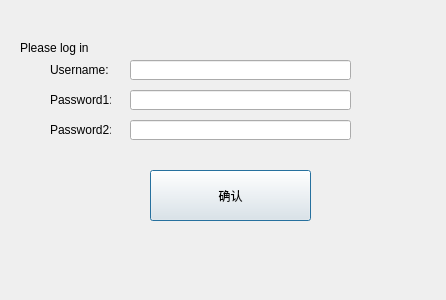
<?xml version="1.0" encoding="UTF-8"?>
<ui version="4.0">
 <class>Dialog</class>
 <widget class="QDialog" name="Dialog">
  <property name="geometry">
   <rect>
    <x>0</x>
    <y>0</y>
    <width>446</width>
    <height>300</height>
   </rect>
  </property>
  <property name="windowTitle">
   <string>Dialog</string>
  </property>
  <widget class="QLineEdit" name="lineEdit">
   <property name="geometry">
    <rect>
     <x>130</x>
     <y>60</y>
     <width>221</width>
     <height>20</height>
    </rect>
   </property>
  </widget>
  <widget class="QLineEdit" name="lineEdit_2">
   <property name="geometry">
    <rect>
     <x>130</x>
     <y>90</y>
     <width>221</width>
     <height>20</height>
    </rect>
   </property>
  </widget>
  <widget class="QLineEdit" name="lineEdit_3">
   <property name="geometry">
    <rect>
     <x>130</x>
     <y>120</y>
     <width>221</width>
     <height>20</height>
    </rect>
   </property>
  </widget>
  <widget class="QLabel" name="label">
   <property name="geometry">
    <rect>
     <x>20</x>
     <y>40</y>
     <width>111</width>
     <height>16</height>
    </rect>
   </property>
   <property name="text">
    <string>Please log in </string>
   </property>
  </widget>
  <widget class="QLabel" name="label_2">
   <property name="geometry">
    <rect>
     <x>50</x>
     <y>60</y>
     <width>61</width>
     <height>20</height>
    </rect>
   </property>
   <property name="text">
    <string>Username:</string>
   </property>
  </widget>
  <widget class="QLabel" name="label_3">
   <property name="geometry">
    <rect>
     <x>50</x>
     <y>90</y>
     <width>61</width>
     <height>20</height>
    </rect>
   </property>
   <property name="text">
    <string>Password1:</string>
   </property>
  </widget>
  <widget class="QLabel" name="label_4">
   <property name="geometry">
    <rect>
     <x>50</x>
     <y>120</y>
     <width>61</width>
     <height>20</height>
    </rect>
   </property>
   <property name="text">
    <string>Password2:</string>
   </property>
  </widget>
  <widget class="QPushButton" name="pushButton">
   <property name="geometry">
    <rect>
     <x>150</x>
     <y>170</y>
     <width>161</width>
     <height>51</height>
    </rect>
   </property>
   <property name="text">
    <string>确认</string>
   </property>
  </widget>
 </widget>
 <resources/>
 <connections/>
</ui>
